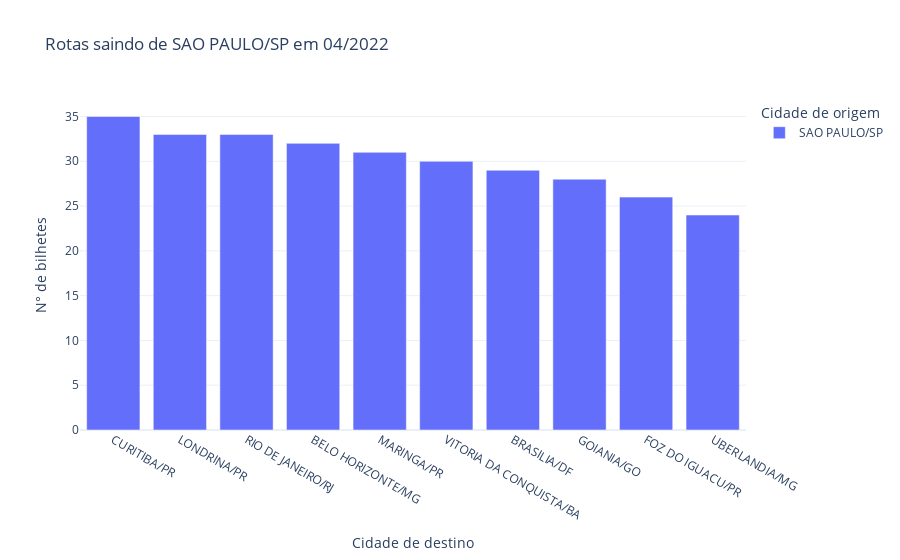

This figure's notebook cell:
### Markdown cell above
### As 10 cidades que os passageiros de São Paulo mais viajam em abril são:

### Code cell
rotas(df=bilhetes, data='04/2022', numAmostras=10, sentido=False, cidade='SAO PAULO/SP')

### Figure 1 — Plotly figure (JSON) as saved in the notebook; plotly's stock layout.template omitted (floating-point values rounded to 4 significant figures)
{"data": [{"alignmentgroup": "True", "hovertemplate": "Cidade de origem=SAO PAULO/SP<br>Cidade de destino=%{x}<br>N° de bilhetes=%{y}<extra></extra>", "legendgroup": "SAO PAULO/SP", "marker": {"color": "#636efa", "pattern": {"shape": ""}}, "name": "SAO PAULO/SP", "offsetgroup": "SAO PAULO/SP", "orientation": "v", "showlegend": true, "textposition": "auto", "type": "bar", "x": ["CURITIBA/PR", "LONDRINA/PR", "RIO DE JANEIRO/RJ", "BELO HORIZONTE/MG", "MARINGA/PR", "VITORIA DA CONQUISTA/BA", "BRASILIA/DF", "GOIANIA/GO", "FOZ DO IGUACU/PR", "UBERLANDIA/MG"], "xaxis": "x", "y": [35, 33, 33, 32, 31, 30, 29, 28, 26, 24], "yaxis": "y"}], "layout": {"barmode": "relative", "legend": {"title": {"text": "Cidade de origem"}, "tracegroupgap": 0}, "title": {"text": "Rotas saindo de SAO PAULO/SP em 04/2022"}, "xaxis": {"anchor": "y", "domain": [0, 1], "title": {"text": "Cidade de destino"}}, "yaxis": {"anchor": "x", "domain": [0, 1], "title": {"text": "N° de bilhetes"}}}}
